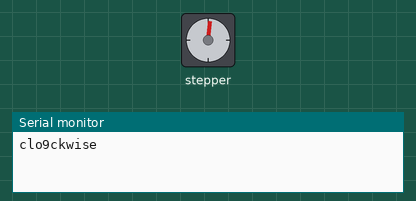
Bench run of a sketch on a simulated Arduino Uno, built with avr-gcc and run on an emulated ATmega328P. Shown: stepper motor, the last lines printed to the serial monitor. Stepper angles assume 200 steps per turn.

Above: at 0.05 s.
At 0.95 s:
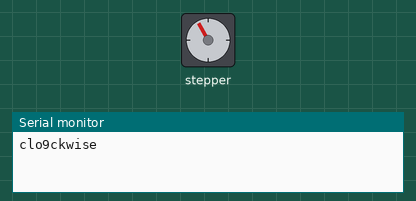
At 1.7 s:
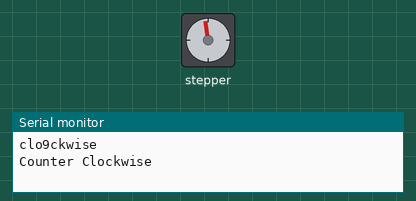
At 2.5 s:
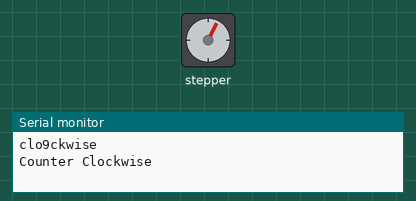
Timing chart, 0 to 6.9 s (numbered marks = the images above):
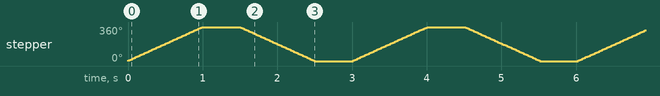

The sketch:

week4a.ino
```cpp
#include<Stepper.h>
const float STEPS_PER_REV = 200;
Stepper mystepper(STEPS_PER_REV,2,4,3,5);
void setup() {
  mystepper.setSpeed(60);
  Serial.begin(9600);
}

void loop() {
  Serial.println("clo9ckwise");
  mystepper.step(STEPS_PER_REV);
  delay(500);
  Serial.println("Counter Clockwise");
  mystepper.step(-STEPS_PER_REV);
  delay(500);
}
```

Measured:
- by itself, stepper: turns 360° clockwise in 0.99 s, then 360° counter-clockwise in 0.99 s, repeating every 3.0 s
